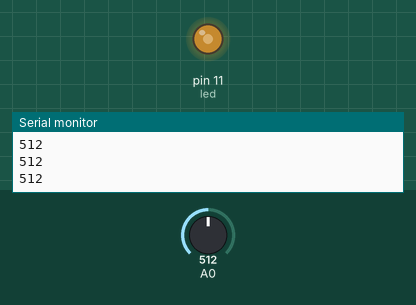
Recording of a sketch running on a simulated Arduino Uno, built with avr-gcc and run on an emulated ATmega328P. On the bench: output pins drawn as LEDs (lit = HIGH), the last lines printed to the serial monitor. The inputs (shaded band) are chosen by the test bench; at power-on: A0 = 512.

Above: at 1.2 s.
1.3 s: A0 set to 716
At 2.3 s:
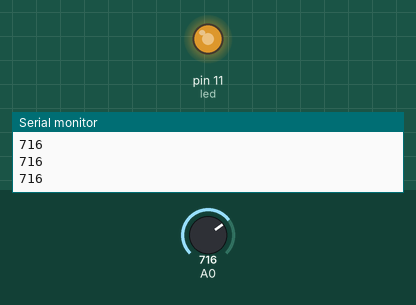
2.8 s: A0 set to 900
At 3.7 s:
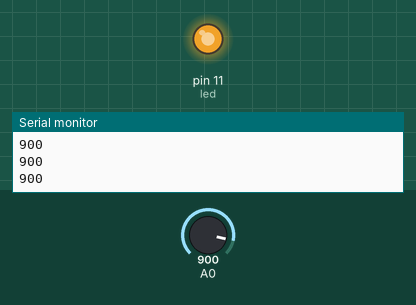
4.3 s: A0 set to 122
At 5.1 s:
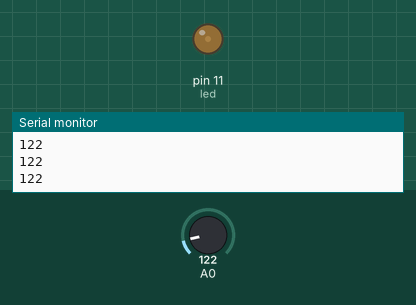
5.8 s: A0 set to 0
At 6.5 s:
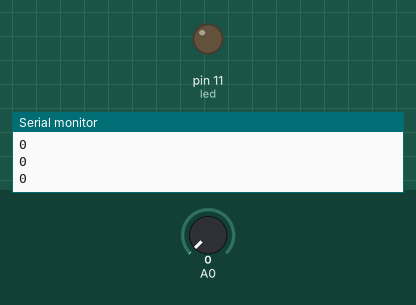
7.3 s: A0 set to 511
At 7.8 s:
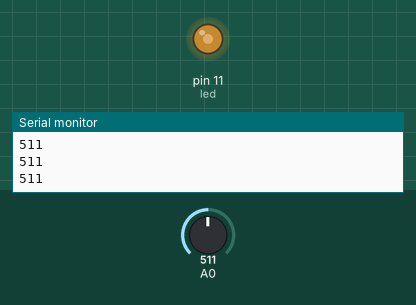
Timing chart, 0 to 9.8 s (numbered marks = the images above; inputs shaded):
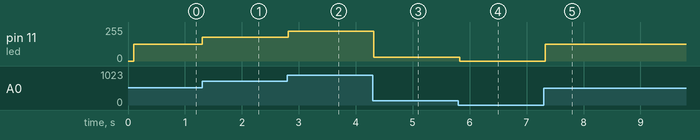

Measured:
- after the input at 1.3 s, pin 11 (led): 127/255 → 178/255 at once
- after the input at 2.8 s, pin 11 (led): 178/255 → 224/255 at once
- after the input at 4.3 s, pin 11 (led): 224/255 → 30/255 at once
- after the input at 5.8 s, pin 11 (led): 30/255 → 0/255 at once
- after the input at 7.3 s, pin 11 (led): 0/255 → 127/255 at once

The sketch:

sketch_jun21a.ino
```cpp
//code is same led pin is different
//two sample projects in tinker cad
int led=11;
void setup()
{
  Serial.begin(9600);
  pinMode(A0,INPUT);
  pinMode(led,OUTPUT);
}

void loop()
{
  int val= analogRead(A0);
  Serial.println(val);
  delay(100);

int ldr=analogRead (A0);
ldr=map (ldr, 0,1023,0,255);
analogWrite(led, ldr);
}
```
